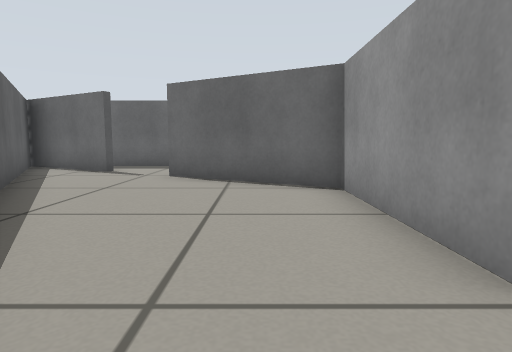
view 1 (above)

12 first-person views from a walk through a robot-simulator world made for Gazebo. The camera is 0.39 m above the floor, tilts 6° down and sees 75° across. The floor is counted in squares, 0.5 m on a side. Each view is taken from the middle of a square. On the plan, view 1 faces up. The plan holds only what a view shows up to about 11 squares ahead; the rest is blank.

view 2
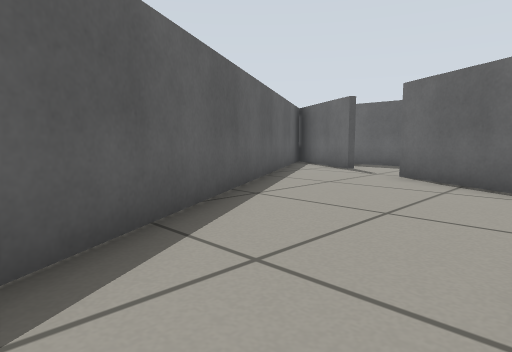

view 3
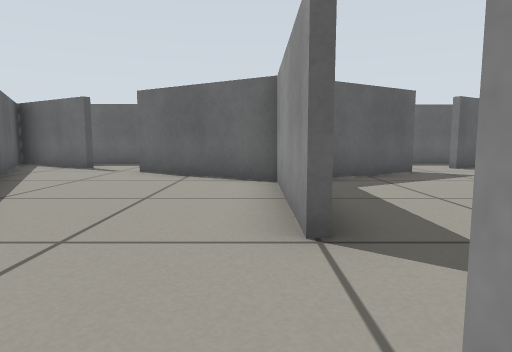

view 4
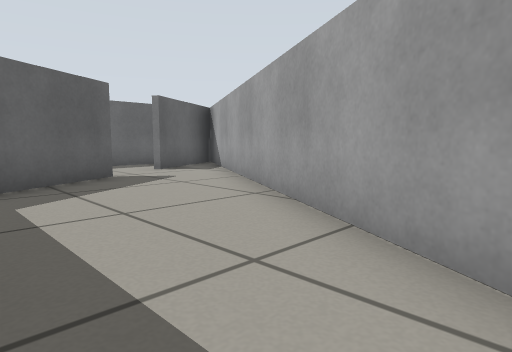

view 5
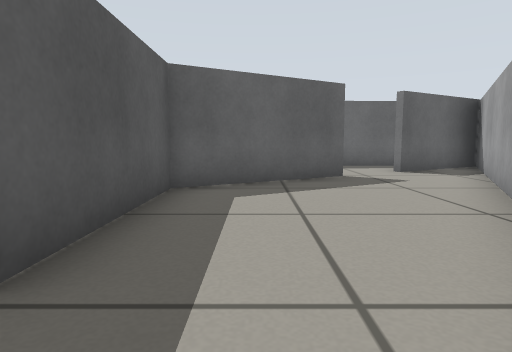

view 6
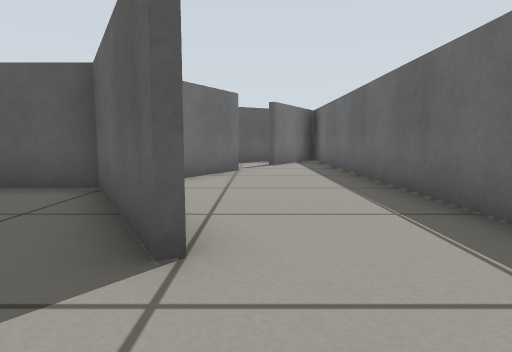

view 7
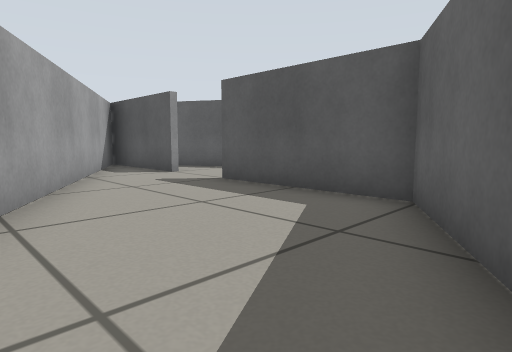

view 8
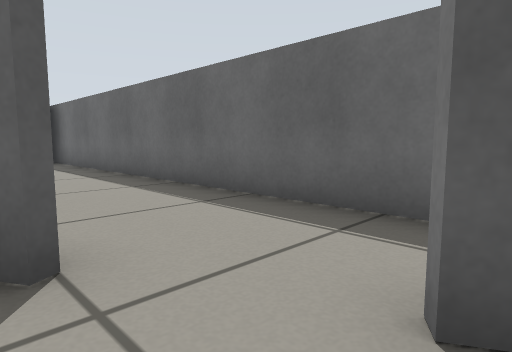

view 9
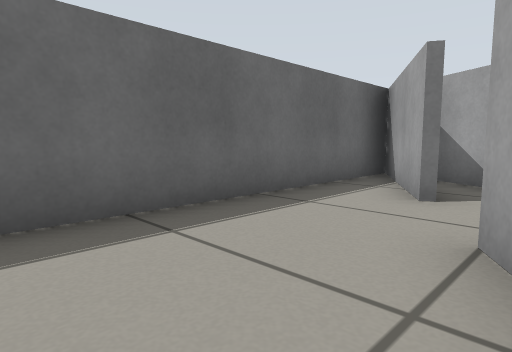

view 10
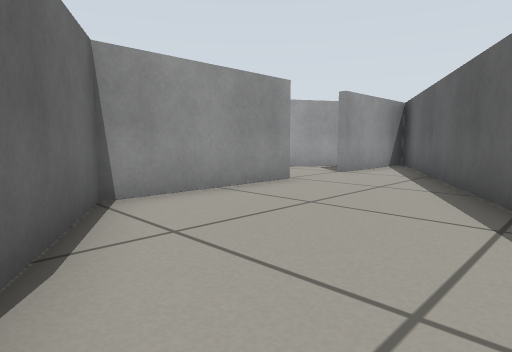

view 11
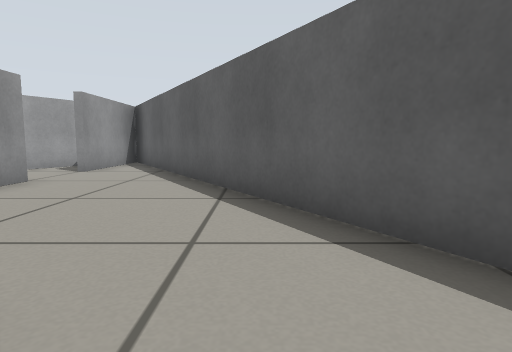

view 12
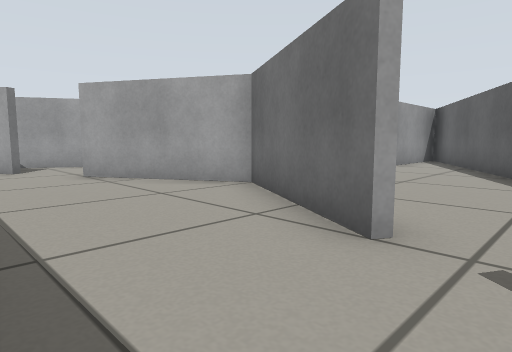

### Floor plan
Points are (right, up) in squares from view 1. A wall is a line through its corners. A room is listed if a view was taken in it or the views show most of it. See-through windows are left out.
Room 1 (views 1, 2, 3, 4, 10, 11)
walls: (1.4, 5.4) (-2, 7.4); (1.4, 1.5) (1.4, 5.6); (-3.7, 8.4) (-6.5, 10); (-6, 8.5) (1.4, -4.3) (1.4, -0.4); (1.4, -4.3) (2.8, -1.8)
ways out: opening at (-2.5, 8) to room 2; opening at (2, 0.5) to room 2
Room 2 (views 5, 6, 7, 8, 9, 12)
walls: (5, 7.4) (1.5, 5.4); (1.6, 5.6) (1.6, 1.5); (6.5, 8.5) (9.5, 10.2); (-1.9, 7.6) (1.5, 5.6) (4.9, 7.5); (9.6, 10.1) (6.6, 8.3); (9.6, 10.5) (-5.4, 10.3); (-4.1, 8.9) (-3.7, 8.6); (1.6, -0.4) (1.6, -4.2); (-6.6, 9.6) (-6, 8.5); (2.8, -1.8) (9.5, 9.8)
ways out: opening at (-2.5, 8) to room 1; opening at (2, 0.5) to room 1

Positions as (right, up) in squares from view 1, and headings:
1: (0, 0), facing up
2: (1, 0), facing up-left
3: (1, -1), facing up
4: (2, 0), facing up-right
5: (3, 0), facing up
6: (7, 8), facing left
7: (6, 7), facing down-left
8: (7, 7), facing up-left
9: (2, 7), facing up-right
10: (-3, 7), facing down-right
11: (-3, 8), facing down
12: (-3, 10), facing down-right
